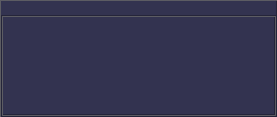
<?xml version="1.0" encoding="UTF-8"?>
<ui version="4.0">
 <class>DesktopBaseWindow</class>
 <widget class="QWidget" name="DesktopBaseWindow">
  <property name="geometry">
   <rect>
    <x>0</x>
    <y>0</y>
    <width>277</width>
    <height>117</height>
   </rect>
  </property>
  <property name="palette">
   <palette>
    <active>
     <colorrole role="Button">
      <brush brushstyle="SolidPattern">
       <color alpha="255">
        <red>51</red>
        <green>51</green>
        <blue>80</blue>
       </color>
      </brush>
     </colorrole>
     <colorrole role="Base">
      <brush brushstyle="SolidPattern">
       <color alpha="255">
        <red>51</red>
        <green>51</green>
        <blue>80</blue>
       </color>
      </brush>
     </colorrole>
     <colorrole role="Window">
      <brush brushstyle="SolidPattern">
       <color alpha="255">
        <red>51</red>
        <green>51</green>
        <blue>80</blue>
       </color>
      </brush>
     </colorrole>
    </active>
    <inactive>
     <colorrole role="Button">
      <brush brushstyle="SolidPattern">
       <color alpha="255">
        <red>51</red>
        <green>51</green>
        <blue>80</blue>
       </color>
      </brush>
     </colorrole>
     <colorrole role="Base">
      <brush brushstyle="SolidPattern">
       <color alpha="255">
        <red>51</red>
        <green>51</green>
        <blue>80</blue>
       </color>
      </brush>
     </colorrole>
     <colorrole role="Window">
      <brush brushstyle="SolidPattern">
       <color alpha="255">
        <red>51</red>
        <green>51</green>
        <blue>80</blue>
       </color>
      </brush>
     </colorrole>
    </inactive>
    <disabled>
     <colorrole role="Button">
      <brush brushstyle="SolidPattern">
       <color alpha="255">
        <red>51</red>
        <green>51</green>
        <blue>80</blue>
       </color>
      </brush>
     </colorrole>
     <colorrole role="Base">
      <brush brushstyle="SolidPattern">
       <color alpha="255">
        <red>51</red>
        <green>51</green>
        <blue>80</blue>
       </color>
      </brush>
     </colorrole>
     <colorrole role="Window">
      <brush brushstyle="SolidPattern">
       <color alpha="255">
        <red>51</red>
        <green>51</green>
        <blue>80</blue>
       </color>
      </brush>
     </colorrole>
    </disabled>
   </palette>
  </property>
  <property name="windowTitle">
   <string>Form</string>
  </property>
  <property name="styleSheet">
   <string notr="true">#DesktopBaseWindow {
    border: 1px solid #0d0d14;
    background-color: #333350;
}

#outerFrame {
    border-top: 1px solid #5c5c63;
    border-left: 1px solid #5c5c63;
    border-bottom: 1px solid #25253a;
    border-right: 1px solid #25253a;
}

#bodyOuterFrame {
    border-top: 1px solid #25253a;
    border-left: 1px solid #25253a;
    border-bottom: 1px solid #5c5c63;
    border-right: 1px solid #5c5c63;
    background-color: #25253a;
}

#bodyInnerFrame {
    border-top: 1px solid #5c5c63;
    border-left: 1px solid #5c5c63;
    border-bottom: 1px solid #25253a;
    border-right: 1px solid #25253a;
    background-color: #333350;
}
</string>
  </property>
  <layout class="QVBoxLayout" name="verticalLayout">
   <property name="spacing">
    <number>0</number>
   </property>
   <property name="leftMargin">
    <number>0</number>
   </property>
   <property name="topMargin">
    <number>0</number>
   </property>
   <property name="rightMargin">
    <number>0</number>
   </property>
   <property name="bottomMargin">
    <number>0</number>
   </property>
   <item>
    <widget class="QFrame" name="outerFrame">
     <property name="styleSheet">
      <string notr="true"/>
     </property>
     <property name="frameShape">
      <enum>QFrame::StyledPanel</enum>
     </property>
     <property name="frameShadow">
      <enum>QFrame::Raised</enum>
     </property>
     <layout class="QVBoxLayout" name="verticalLayout_2">
      <property name="spacing">
       <number>0</number>
      </property>
      <property name="leftMargin">
       <number>0</number>
      </property>
      <property name="topMargin">
       <number>0</number>
      </property>
      <property name="rightMargin">
       <number>0</number>
      </property>
      <property name="bottomMargin">
       <number>0</number>
      </property>
      <item>
       <widget class="TitleBar" name="titlebarContainer" native="true">
        <property name="minimumSize">
         <size>
          <width>0</width>
          <height>14</height>
         </size>
        </property>
        <property name="maximumSize">
         <size>
          <width>16777215</width>
          <height>14</height>
         </size>
        </property>
       </widget>
      </item>
      <item>
       <widget class="QFrame" name="bodyContainer">
        <property name="frameShape">
         <enum>QFrame::NoFrame</enum>
        </property>
        <property name="frameShadow">
         <enum>QFrame::Plain</enum>
        </property>
        <layout class="QVBoxLayout" name="verticalLayout_5">
         <property name="spacing">
          <number>0</number>
         </property>
         <property name="leftMargin">
          <number>0</number>
         </property>
         <property name="topMargin">
          <number>0</number>
         </property>
         <property name="rightMargin">
          <number>0</number>
         </property>
         <property name="bottomMargin">
          <number>0</number>
         </property>
         <item>
          <widget class="QFrame" name="bodyOuterFrame">
           <property name="styleSheet">
            <string notr="true"/>
           </property>
           <property name="frameShape">
            <enum>QFrame::StyledPanel</enum>
           </property>
           <property name="frameShadow">
            <enum>QFrame::Raised</enum>
           </property>
           <layout class="QVBoxLayout" name="verticalLayout_3">
            <property name="spacing">
             <number>0</number>
            </property>
            <property name="leftMargin">
             <number>0</number>
            </property>
            <property name="topMargin">
             <number>0</number>
            </property>
            <property name="rightMargin">
             <number>0</number>
            </property>
            <property name="bottomMargin">
             <number>0</number>
            </property>
            <item>
             <widget class="QFrame" name="bodyInnerFrame">
              <property name="styleSheet">
               <string notr="true"/>
              </property>
              <property name="frameShape">
               <enum>QFrame::StyledPanel</enum>
              </property>
              <property name="frameShadow">
               <enum>QFrame::Raised</enum>
              </property>
              <layout class="QVBoxLayout" name="verticalLayout_4">
               <property name="spacing">
                <number>0</number>
               </property>
               <property name="leftMargin">
                <number>0</number>
               </property>
               <property name="topMargin">
                <number>0</number>
               </property>
               <property name="rightMargin">
                <number>0</number>
               </property>
               <property name="bottomMargin">
                <number>0</number>
               </property>
               <item>
                <widget class="QWidget" name="body" native="true"/>
               </item>
              </layout>
             </widget>
            </item>
           </layout>
          </widget>
         </item>
        </layout>
       </widget>
      </item>
     </layout>
    </widget>
   </item>
  </layout>
 </widget>
 <customwidgets>
  <customwidget>
   <class>TitleBar</class>
   <extends>QWidget</extends>
   <header>titlebar.h</header>
   <container>1</container>
  </customwidget>
 </customwidgets>
 <resources/>
 <connections/>
</ui>
